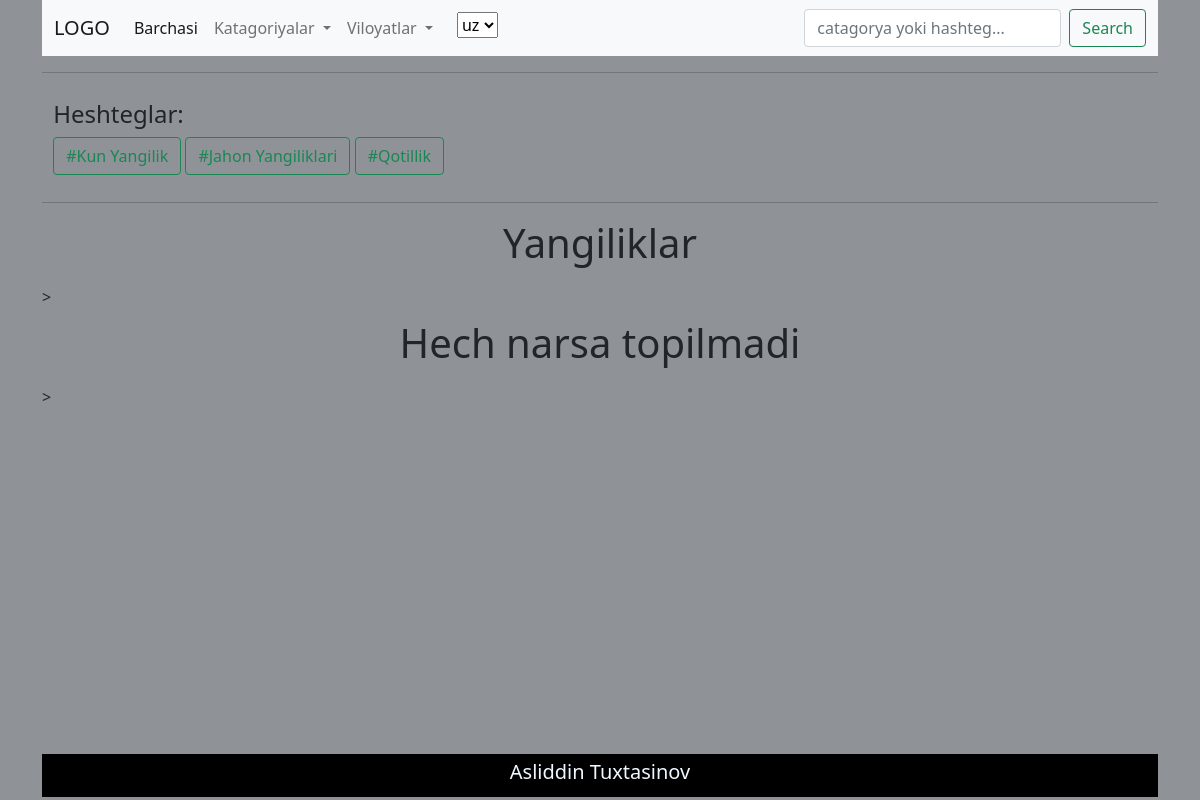
/uz/categories/osiyo, run on an earlier commit of the app's database.
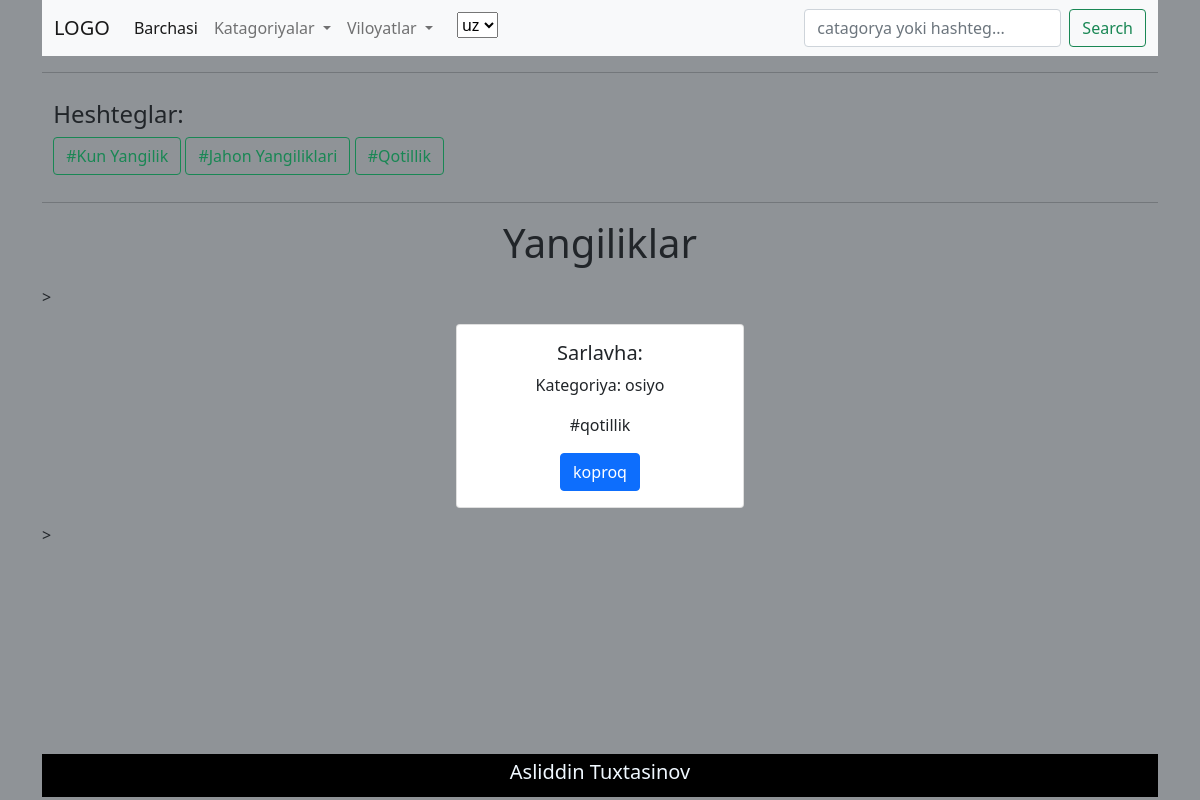
And on a later commit of the database.
### app/models.py (models this page shows, shortened)
class Hashtags(models.Model):
    name = models.CharField(max_length=255, blank=True, null=True)
    slug = models.SlugField(max_length=255, blank=True, null=True)
    class Meta:
        verbose_name_plural = 'Hashtags'
    def get_absolute_url(self):
        return reverse("hashtag", kwargs={"slug": self.slug}) # f'hashtag/{self.slug}'
    def __str__(self):
        return self.name

class Blog(TranslatableModel):
    translations = TranslatedFields(
        title       = models.CharField(max_length = 255, verbose_name = _('Title')),
        description = models.TextField(verbose_name = _('Description')))
    slug       = models.SlugField(max_length = 255, unique = True)
    created_at = models.DateTimeField(auto_now_add = True,)
    image      = models.ImageField(upload_to = 'blogimages')
    region     = models.ForeignKey(Regions, on_delete  = models.CASCADE,)
    category   = models.ForeignKey(Category, on_delete = models.CASCADE,)
    hashtag    = models.ForeignKey(Hashtags, on_delete = models.CASCADE)
    class Meta:
        verbose_name_plural = 'Blog'
    def get_absolute_url(self):
        return reverse("post", kwargs={"slug": self.slug}) # f'post/{self.slug}'

class Category(models.Model):
    name       = models.CharField(max_length=255, blank=True, null=True)
    slug       = models.SlugField(max_length=255, unique=True, blank=True, null=True)
    created_at = models.DateTimeField(auto_now_add=True)
    class Meta:
        verbose_name_plural = "Categories"
    def __str__(self):
        return self.name
    def get_absolute_url(self):
        return reverse("categories", kwargs={"slug": self.slug}) # f'categories/{self.slug}'

### app/views.py (the view)
# urls.py: path( 'categories/<slug:slug>', CatagoryPageView.as_view(), name = "categories" ),
class CatagoryPageView(ListView):
    template_name = 'home.html'
    model = Blog
    context_object_name = 'post'
    def get_queryset(self):
        queryset = self.model.objects.filter(category__slug=self.kwargs.get('slug'))
        return queryset
    def get_context_data(self, **kwargs):
        context=super().get_context_data()
        context['category'] = Category.objects.all()
        context['regions']  = Regions.objects.all()
        context['hashtegs'] = Hashtags.objects.all()
        return context

### app/models.py (called while the page is built)
    def get_absolute_url(self):
        return reverse("regions", kwargs={"slug": self.slug})  # f'regions/{self.slug}'

### templates/home.html (shortened to what this page needs)
{% extends "nav-foot.html" %}
{% load i18n %}
{% load static %}
{% block content %}
<div class="container">
    <div class="row">
        <h1>{% trans 'Yangiliklar' %}</h1>
    </div>
</div>>
<div class="container">
    <div class="row">
        {% include 'detal.html' %}
    </div>
</div>>
{% endblock content %}

### templates/nav-foot.html (shortened to what this page needs)
{% load i18n %}
{% load static %}
<!DOCTYPE html>
<html lang="en">
<head>
    <link href="https://cdn.jsdelivr.net/npm/bootstrap@5.0.1/dist/css/bootstrap.min.css" rel="stylesheet">
    <link rel="stylesheet" href="{% static 'style/style.css' %}">
</head>
<body>
    <header>
        <div class="container">
            <nav class="navbar navbar-expand-lg navbar-light bg-light" id="nav">
                <div class="container-fluid">
                  <a class="navbar-brand" href="/">LOGO</a>
                    <div class="collapse navbar-collapse" id="navbarSupportedContent">
                        <ul class="navbar-nav me-auto mb-2 mb-lg-0">
                            <li class="nav-item">
                                <a class="nav-link active" aria-current="page" href="/">{% trans 'Barchasi' %}</a>
                            </li>
                            <li class="nav-item dropdown">
                                <a class="nav-link dropdown-toggle" href="#" id="navbarDropdown" role="button" data-bs-toggle="dropdown" aria-expanded="false">{% trans 'Katagoriyalar' %}
                                </a>
                            </li>
                            <li class="nav-item dropdown">
                                <a class="nav-link dropdown-toggle" href="#" id="navbarDropdown" role="button" data-bs-toggle="dropdown" aria-expanded="false">{% trans 'Viloyatlar' %}
                                </a>
                            </li>
                            <li class="dropdown-item">
                                <form action="{% url 'set_language' %}" method="post">{% csrf_token %}
                                    <select name="language" onchange="this.form.submit()">
                                        {% get_current_language as LANGUAGE_CODE %}
                                        {% get_available_languages as LANGUAGES %}
                                        {% get_language_info_list for LANGUAGES as languages %}
                                        {% for language in languages %}
                                            <option value="{{ language.code }}"{% if language.code == LANGUAGE_CODE %}
                                                    selected{% endif %}>
                                                {{ language.code }}
                                            </option>
                                        {% endfor %}
                                    </select>
                                </form>
                            </li>
                        </ul>
                        <form class="d-flex" method="GET" action="{% url 'search_post' %}">
                            <input class="form-control me-2" type="search" placeholder="{% trans 'catagorya yoki hashteg...' %}" aria-label="Search" name="q">
                            <button class="btn btn-outline-success" type="submit">Search</button>
                        </form>
                    </div>
                </div>
            </nav><hr>
            <div class="tegs" style="padding: 1%;">
                <h4>{% trans 'Heshteglar' %}:</h4>
                    <div class="texna">
                        {% for tag in hashtegs %}
                            <a href="{{tag.get_absolute_url}}"><button class="btn btn-outline-success">#{{tag.name|title}}</button></a>
                        {% endfor %}
                    </div>
            </div><hr>
        </div>
    </header>
    <main style="min-height: 535px;">
        <div class="container">
            {% block content %}{% endblock content %}
        </div>
    </main>
    <footer>
        <div class="container">
            <div class="foot" style="padding: 0.5%;">
                <h5>Asliddin Tuxtasinov</h5>
            </div>
        </div>
    </footer>
</body>
</html>

### templates/detal.html (shortened to what this page needs)
{% load i18n %}
{% load static %}
{% if post %}
    {% for post in post %}
        <div class="card" style="width: 18rem;">
            <div class="card-body">
            <h5 class="card-title">{% trans 'Sarlavha' %}: {{ post.title }}</h5>
            <p class="card-text">{% trans 'Kategoriya' %}: {{ post.category }}</p>
            <p class="card-text">#{{ post.hashtag }}</p>
            <a href="{{post.get_absolute_url}}" class="btn btn-primary">{% trans "koproq" %}</a>
            </div>
        </div>
    {% endfor %}
{% else %}
        <h1 aligin="center">{% trans "Hech narsa topilmadi" %}</h1>
{% endif %}

What changed in the data, as far as the page shows it:
added Blog: category "osiyo", hashtag "qotillik"
Also different on the page:
text no longer shown: "Hech narsa topilmadi"
